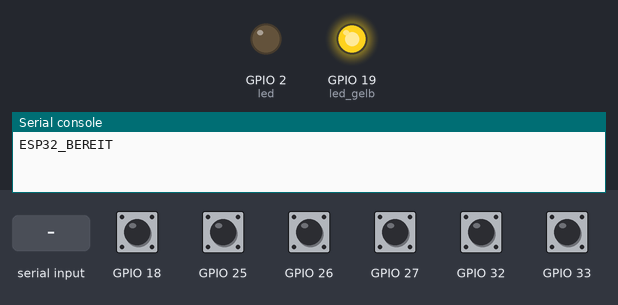
A program run on a simulated ESP32 board running MicroPython. Parts: output pins drawn as LEDs (lit = HIGH), the last lines printed to the serial console. The test bench sets the inputs (shaded band); at power-on: GPIO 18, GPIO 25–27, GPIO 32, GPIO 33 HIGH. Random numbers come from a fixed seed; the interpreter's speed is modelled, so counts of loop turns are approximate.

Above: at 2.2 s.
2.3 s: "PC_BEREIT" typed at the serial console, then Enter
At 3.7 s:
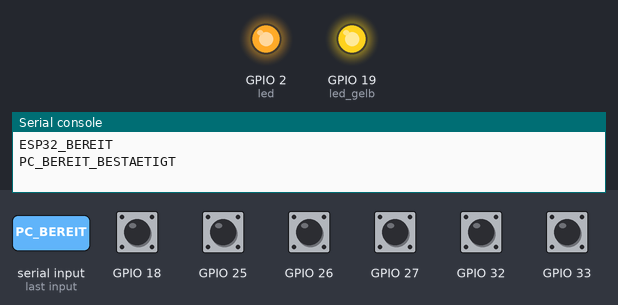
4.0 s: "LED_GELB_AUS" typed at the serial console, then Enter
At 4.1 s:
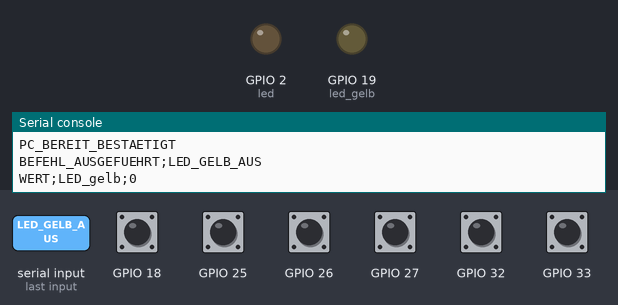
At 5.0 s:
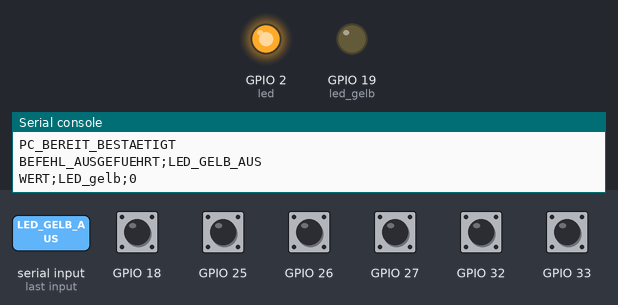
Timing chart, 0 to 7.0 s (numbered marks = the images above; inputs shaded):
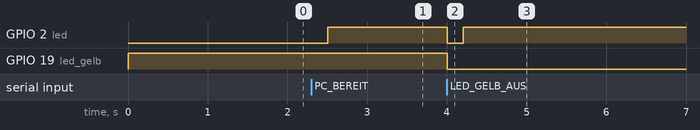

Measured:
- after the input at 2.3 s, GPIO 2 (led): LOW → HIGH after 0.21 s
- after the input at 4.0 s, GPIO 2 (led): HIGH → LOW at once, → HIGH 0.20 s later; GPIO 19 (led_gelb): HIGH → LOW at once

The program:

esp32_dobot_steuerung_v1_3.py
```python
from machine import Pin
import sys
import time
import random


try:
    import uselect as select
except ImportError:
    import select


VERSION = "1.3.8"
VERSIONSDATUM = "26.07.2026, 20:49 Uhr"


# ------------------------------------------------------------
# Anschlüsse
# ------------------------------------------------------------

PIN_PAUSE = 25
PIN_WEITER = 26
PIN_HALT = 27
PIN_STATUS = 33
PIN_FREI1 = 18   # 35 geht nicht
PIN_FREI2 = 32
PIN_LED = 2
PIN_LED_GELB = 19

led = Pin(PIN_LED, Pin.OUT)
led.off()

led_gelb = Pin(PIN_LED_GELB, Pin.OUT)
led_gelb.on()


# ------------------------------------------------------------
# Einstellungen
# ------------------------------------------------------------

ENTPRELLZEIT_MS = 50
SCHLEIFENPAUSE_MS = 5
STARTWARTEZEIT_MS = 1000
EMPFANGSANZEIGE_MS = 200

empfangsanzeige_aktiv = False
empfangsanzeige_ruhezustand = led.value()
empfangsanzeige_ende = 0


def empfangsanzeige_starten():
    """Zeigt eine empfangene PC-Nachricht kurz über die blaue LED an."""

    global empfangsanzeige_aktiv
    global empfangsanzeige_ruhezustand
    global empfangsanzeige_ende

    empfangsanzeige_ruhezustand = led.value()
    led.value(not empfangsanzeige_ruhezustand)
    empfangsanzeige_ende = time.ticks_add(
        time.ticks_ms(),
        EMPFANGSANZEIGE_MS,
    )
    empfangsanzeige_aktiv = True


def empfangsanzeige_pruefen():
    """Stellt nach der Empfangsanzeige den vorherigen LED-Zustand wieder her."""

    global empfangsanzeige_aktiv

    if not empfangsanzeige_aktiv:
        return

    if time.ticks_diff(time.ticks_ms(), empfangsanzeige_ende) >= 0:
        led.value(empfangsanzeige_ruhezustand)
        empfangsanzeige_aktiv = False


class Taste:
    """Speichert Zustand und Entprellung eines Tasters."""

    def __init__(self, pin_nummer, befehl):
        self.pin = Pin(
            pin_nummer,
            Pin.IN,
            Pin.PULL_UP,
        )
        self.befehl = befehl

        aktueller_zustand = self.pin.value()

        self.letzter_rohzustand = aktueller_zustand
        self.stabiler_zustand = aktueller_zustand
        self.letzte_aenderung = time.ticks_ms()

    def pruefen(self):
        """Gibt beim Drücken den zugehörigen Befehl zurück."""

        jetzt = time.ticks_ms()
        rohzustand = self.pin.value()

        if rohzustand != self.letzter_rohzustand:
            self.letzte_aenderung = jetzt
            self.letzter_rohzustand = rohzustand

        lange_genug_stabil = (
            time.ticks_diff(
                jetzt,
                self.letzte_aenderung,
            )
            >= ENTPRELLZEIT_MS
        )

        if (
            lange_genug_stabil
            and rohzustand != self.stabiler_zustand
        ):
            self.stabiler_zustand = rohzustand

            # Durch Pin.PULL_UP bedeutet 0:
            # Der Taster ist gedrückt.
            if rohzustand == 0:
                return self.befehl

        return None

# ------------------------------------------------------------
# Überwachung der Ein- und Ausgänge
# ------------------------------------------------------------
tasten = [
    Taste(PIN_PAUSE, "PAUSE"),
    Taste(PIN_WEITER, "WEITER"),
    Taste(PIN_HALT, "HALT"),
    Taste(PIN_STATUS, "STATUS"),
    Taste(PIN_FREI1, "FREIGABE"),
    Taste(PIN_FREI2, "FREI_2"),
]


UEBERWACHTE_SIGNALE = {
    "LED_gelb":      (led_gelb, 0),  # 0 keine Entprellung, 40 für 40 ms Entprellung
}

letzte_rohwerte = {}
stabile_werte = {}
aenderungszeiten = {}

eingabe_poll = select.poll()
eingabe_poll.register(
    sys.stdin,
    select.POLLIN,
)
pc_eingabepuffer = ""


def zeile_senden(text):
    """Sendet genau eine Textzeile an den PC."""

    sys.stdout.write(str(text) + "\n")

    try:
        sys.stdout.flush()
    except AttributeError:
        pass


def tasten_pruefen():
    """Prüft alle Taster und sendet neue Befehle."""

    for taste in tasten:
        befehl = taste.pruefen()

        if befehl is not None:
            zeile_senden(befehl)


AUTOMATISCHE_PC_STATUSMELDUNGEN = (
    "BEFEHLSKETTE_GEPRUEFT",
    "PROGRAMM_GESTARTET",
    "BEFEHL_GESTARTET",
    "BEFEHL_FERTIG",
    "MARKE",
    "SPRUNG",
    "WARTE_AUF",
    "BEDINGUNG",
    "BEFEHLSKETTE_BEENDET",
    "PROGRAMM_BEENDET",
)

letzte_pc_statusmeldung = ""


def led_gelb_status_senden():
    """Sendet den aktuellen Zustand der gelben LED."""

    zeile_senden(
        f"WERT;LED_gelb;{led_gelb.value()}"
    )


def esp32_status_senden():
    """Sendet eine kompakte Statusmeldung an den PC."""

    zeile_senden(
        "ESP32_STATUS;"
        f"VERSION={VERSION};"
        f"LED_BLAU={led.value()};"
        f"LED_GELB={led_gelb.value()};"
        f"SIMULATION={int(simulation_led_aktiv)}"
    )


def hilfe_senden():
    """Sendet die unterstützten PC-Befehle in einer Zeile."""

    zeile_senden(
        "ESP32_BEFEHLE;"
        "LED_GELB_EIN;"
        "LED_GELB_AUS;"
        "LED_GELB_UMSCHALTEN;"
        "LED_GELB_STATUS;"
        "SIMULATION_LED_START;min;max;"
        "SIMULATION_LED_STOP;"
        "ESP32_STATUS;"
        "PING;"
        "HILFE"
    )


def pc_nachricht_verarbeiten(nachricht):
    """Verarbeitet genau eine vom PC empfangene Nachricht."""

    global letzte_pc_statusmeldung

    if not nachricht:
        return

    teile = nachricht.split(";")
    befehl = teile[0].strip().upper()
    parameter = [teil.strip() for teil in teile[1:]]

    while parameter and parameter[-1] == "":
        parameter.pop()

    if befehl == "PC_BEREIT":
        led.on()
        zeile_senden("PC_BEREIT_BESTAETIGT")
        return

    if befehl == "PING":
        zeile_senden("PONG")
        return

    if befehl == "LED_GELB_EIN":
        simulation_led_beenden()
        led_gelb.on()
        zeile_senden("BEFEHL_AUSGEFUEHRT;LED_GELB_EIN")
        return

    if befehl == "LED_GELB_AUS":
        simulation_led_beenden()
        led_gelb.off()
        zeile_senden("BEFEHL_AUSGEFUEHRT;LED_GELB_AUS")
        return

    if befehl == "LED_GELB_UMSCHALTEN":
        simulation_led_beenden()
        led_gelb.value(not led_gelb.value())
        zeile_senden("BEFEHL_AUSGEFUEHRT;LED_GELB_UMSCHALTEN")
        return

    if befehl == "LED_GELB_STATUS":
        led_gelb_status_senden()
        return

    if befehl == "SIMULATION_LED_STOP":
        simulation_led_beenden()
        zeile_senden("BEFEHL_AUSGEFUEHRT;SIMULATION_LED_STOP")
        return

    if befehl == "SIMULATION_LED_START":
        if len(parameter) == 0:
            min_sekunden = 30
            max_sekunden = 60

        elif len(parameter) == 2:
            try:
                min_sekunden = int(parameter[0])
                max_sekunden = int(parameter[1])
            except ValueError:
                zeile_senden(
                    "BEFEHL_FEHLER;"
                    "SIMULATION_LED_START;"
                    "Zeitwerte müssen ganze Zahlen sein"
                )
                return

        else:
            zeile_senden(
                "BEFEHL_FEHLER;"
                "SIMULATION_LED_START;"
                "Syntax: SIMULATION_LED_START;min;max"
            )
            return

        try:
            simulation_led_aendert_sich(
                min_sekunden,
                max_sekunden,
            )
        except ValueError as fehler:
            zeile_senden(
                "BEFEHL_FEHLER;"
                f"SIMULATION_LED_START;{fehler}"
            )
            return

        zeile_senden(
            "BEFEHL_AUSGEFUEHRT;"
            f"SIMULATION_LED_START;"
            f"{min_sekunden};{max_sekunden}"
        )
        return

    if befehl == "ESP32_STATUS":
        esp32_status_senden()
        return

    if befehl == "HILFE":
        hilfe_senden()
        return

    if befehl in AUTOMATISCHE_PC_STATUSMELDUNGEN:
        letzte_pc_statusmeldung = nachricht
        return

    zeile_senden(
        f"UNBEKANNTER_BEFEHL;{nachricht}"
    )


def pc_nachrichten_lesen():
    """Liest und verarbeitet vorhandene PC-Nachrichten."""

    global pc_eingabepuffer

    while eingabe_poll.poll(0):
        zeichen = sys.stdin.read(1)

        if not zeichen:
            return

        if zeichen in ("\r", "\n"):
            if pc_eingabepuffer:
                nachricht = pc_eingabepuffer
                pc_eingabepuffer = ""
                pc_nachricht_verarbeiten(nachricht)
                empfangsanzeige_starten()
            continue

        pc_eingabepuffer += zeichen

        if len(pc_eingabepuffer) > 200:
            zeile_senden("FEHLER;PC_NACHRICHT_ZU_LANG")
            pc_eingabepuffer = ""


simulation_led_aktiv = False
simulation_led_min_ms = 0
simulation_led_max_ms = 0
simulation_led_naechste_aenderung = 0


def simulation_led_aendert_sich(min_sekunden, max_sekunden):
    """Startet die nicht blockierende Simulation der gelben LED."""

    global simulation_led_aktiv
    global simulation_led_min_ms
    global simulation_led_max_ms
    global simulation_led_naechste_aenderung

    if min_sekunden <= 0 or max_sekunden < min_sekunden:
        raise ValueError("Ungültiger Zeitbereich.")

    simulation_led_min_ms = int(min_sekunden * 1000)
    simulation_led_max_ms = int(max_sekunden * 1000)
    simulation_led_aktiv = True

    wartezeit_ms = random.randint(
        simulation_led_min_ms,
        simulation_led_max_ms,
    )

    simulation_led_naechste_aenderung = time.ticks_add(
        time.ticks_ms(),
        wartezeit_ms,
    )


def simulation_led_pruefen():
    """Ändert die LED, sobald die nächste Zufallszeit erreicht ist."""

    global simulation_led_naechste_aenderung

    if not simulation_led_aktiv:
        return

    jetzt = time.ticks_ms()

    if time.ticks_diff(
        jetzt,
        simulation_led_naechste_aenderung,
    ) < 0:
        return

    led_gelb.value(not led_gelb.value())

    wartezeit_ms = random.randint(
        simulation_led_min_ms,
        simulation_led_max_ms,
    )

    simulation_led_naechste_aenderung = time.ticks_add(
        jetzt,
        wartezeit_ms,
    )


def ueberwachung_initialisieren():
    """Speichert die aktuellen Anfangszustände aller Signale."""

    jetzt = time.ticks_ms()

    for name, signal in UEBERWACHTE_SIGNALE.items():
        pin, entprellzeit = signal
        wert = pin.value()

        letzte_rohwerte[name] = wert
        stabile_werte[name] = wert
        aenderungszeiten[name] = jetzt


def ueberwache():
    jetzt = time.ticks_ms()

    for name, signal in UEBERWACHTE_SIGNALE.items():
        pin, entprellzeit = signal
        aktueller_wert = pin.value()

        # Eine mögliche Änderung wurde erkannt.
        if aktueller_wert != letzte_rohwerte[name]:
            letzte_rohwerte[name] = aktueller_wert
            aenderungszeiten[name] = jetzt

        # Der neue Zustand muss lange genug stabil sein.
        zeit_stabil = time.ticks_diff(
            jetzt,
            aenderungszeiten[name],
        )

        if (
            aktueller_wert != stabile_werte[name]
            and zeit_stabil >= entprellzeit
        ):
            stabile_werte[name] = aktueller_wert

            zeile_senden(
                f"WERT;{name};{aktueller_wert}"
            )

def simulation_led_beenden():
    global simulation_led_aktiv
    simulation_led_aktiv = False

def hauptprogramm():
    """Startet die dauerhafte Taster- und COM-Abfrage."""

    time.sleep_ms(STARTWARTEZEIT_MS)

    ueberwachung_initialisieren()
    zeile_senden("ESP32_BEREIT")

    simulation_led_aendert_sich(30, 60)

    while True:
        tasten_pruefen()          # speziell für Taster und Schalter
        simulation_led_pruefen()  # zufällige LED-Änderung prüfen
        ueberwache()              # allgemeine Ein- und Ausgänge
        pc_nachrichten_lesen()
        empfangsanzeige_pruefen()
        time.sleep_ms(SCHLEIFENPAUSE_MS)

def Tasten_testen():
    while True:
        for taste in tasten:
            befehl = taste.pruefen()
            if befehl is not None:
                print(befehl)
                led.value(not led.value())
            else:
                pass

try:
    hauptprogramm()

except KeyboardInterrupt:
    led.off()
    simulation_led_beenden()
    led_gelb.off()
```
